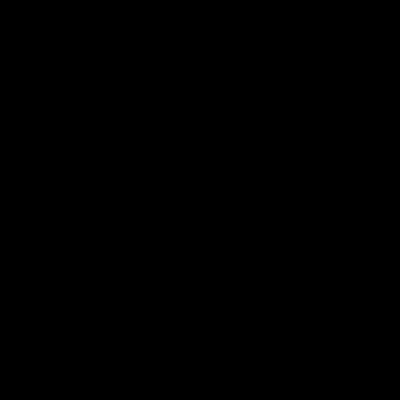
Frame 1 (no input)
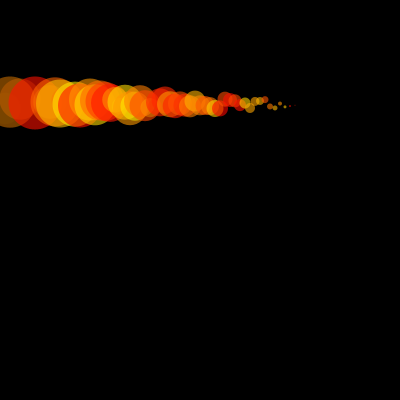
Frame 60 (the mouse pressed at the canvas centre just before this capture)
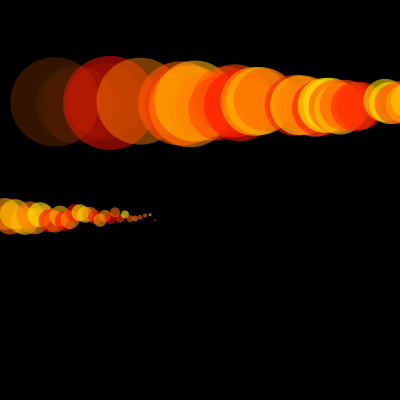
Frame 120 (the mouse held since frame 60 and released just before this capture)

The Processing sketch that drew these frames (run headless with seeded random() and noise(); from frame 60 on, the mouse is pressed at the canvas centre):

// Processing sketch: processing_100333
// ── processing_100333.pde

import java.util.ArrayList;
ArrayList<Explosion> exps = new ArrayList<Explosion>();

float x;
float y;
float spd;
float sign;

void setup() {
  size(400, 400);
  background(0);
  smooth();

  if (random(1) >= 0.5) {
    sign = 1;
    x = 0;
  } else {
    sign = -1;
    x = width;
  }
  y = random(height);

  spd = 5;
}

void draw() {
  background(0);

  x += sign * spd;

  for (int i = 0; i < exps.size();i++) {
    Explosion exp = exps.get(i);

    exp.plus();
    exp.display();
    if (exp.finished()) {
      exps.remove(i);
    }
  }

  exps.add(new Explosion(x, y+random(-5, 5)));

  if (x > width + 30 || x < -30) {
    if (random(1) >= 0.5) {
      sign = 1;
      x = 0;
    } else {
      sign = -1;
      x = width;
    }
    y = random(height);
  }
}

class Explosion {
  float x;
  float y;
  float r;
  float r_goal = random(10, 100);
  float alp = 150;
  int life = 200;
  float g = random(255);

  Explosion(float tmpX, float tmpY) {
    x = tmpX;
    y = tmpY;
  }

  void plus() {
    r += 1;
    if (r > r_goal) {
      r = r_goal;
      alp -= 5;
    }
  }

  void display() {
    noStroke();
    fill(255, g, 0, alp);
    ellipse(x, y, r, r);
  }

  boolean finished() {
    life--;
    if (life < 0) {
      return true;
    } else {
      return false;
    }
  }
}
